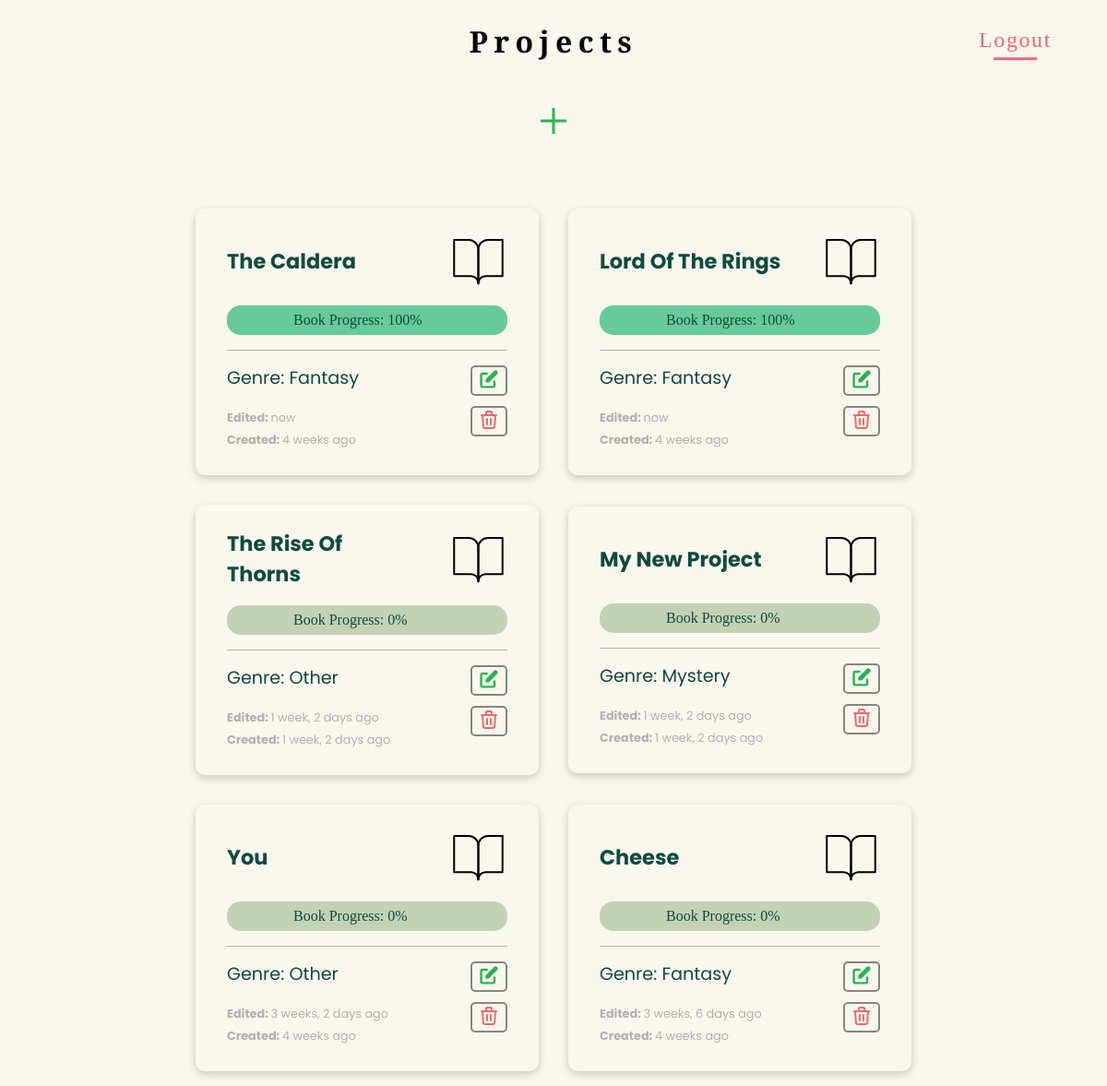
The app's page / (signed in), older data.
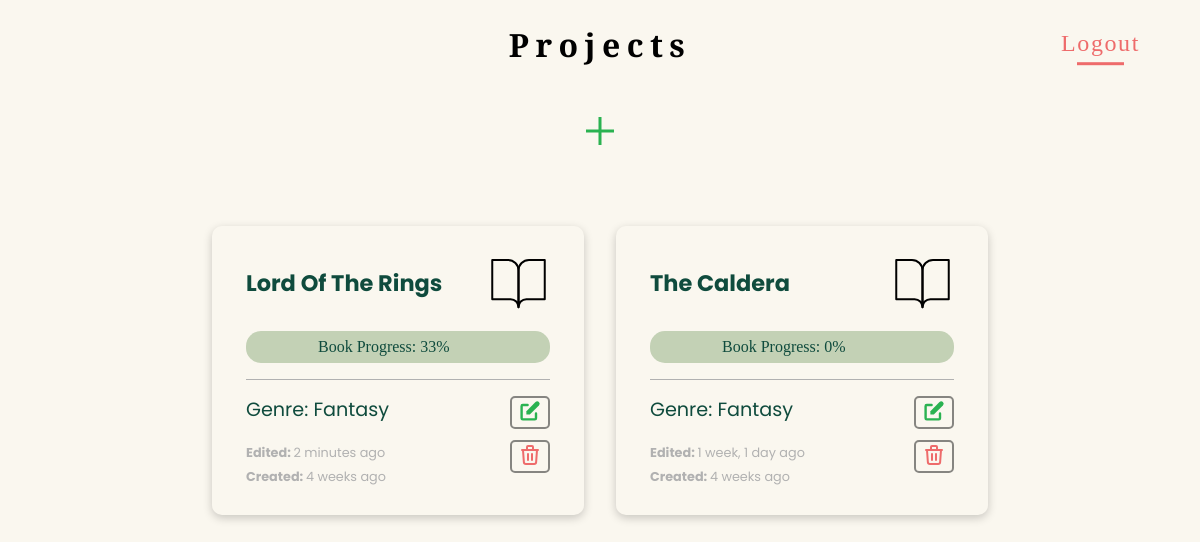
The same page, newer data.
### writeoff/models.py (models this page shows, shortened)
class Project(models.Model):
    author = models.ForeignKey(
        User, on_delete=models.CASCADE, related_name="creator")
    title = models.CharField(max_length=60)
    slug = models.SlugField(unique=True, blank=True, null=True)
    genre = models.ForeignKey(
        Genre, on_delete=models.CASCADE, related_name="project")
    content = models.TextField(blank=True)
    created = models.DateTimeField(auto_now_add=True)
    edited = models.DateTimeField(auto_now=True)
    completed = models.BooleanField(default=False)
    def progress(self):
        try:
            totalEvents = self.timeline.all().count()
            completedEvents = self.timeline.filter(completed=True).count()
            return round((completedEvents/totalEvents)*100)
        except (AttributeError, ZeroDivisionError):
            return 0
    class Meta:
        ordering = ['-edited']

class Genre(models.Model):
    name = models.CharField(max_length=50, blank=True, null=True)
    def __str__(self):
        return self.name
    class Meta:
        ordering = ['name']

### writeoff/views.py (the view, shortened to what this page needs)
# urls.py: path("", views.index, name='index'),
def index(request):
    projects = Project.objects.filter(author=request.user)
    genres = Genre.objects.all()
    for project in projects:
        if project.progress() == 100:
            project.completed = True
            project.save()
        if project.completed == True:
            if project.progress() < 100:
                project.completed = False
                project.save()
    return render(request, "index.html", {
        'form': ProjectForm(),
        'projects': projects,
        'genres': genres
    })

### writeoff/models.py (called while the page is built)
def projectPreSave(sender, instance, *args, **kwargs):
    if instance.slug is None:
        slugifyProjectTitle(instance, save=False)

def projectPostSave(sender, instance, created, *args, **kwargs):
    if created:
        slugifyProjectTitle(instance, save=True)

### writeoff/templates/index.html (shortened to what this page needs)
{% load static %}
{% load humanize %}
<!DOCTYPE html>
<html lang="en">
<head>
    <link href="{% static 'styles.css' %}" rel="stylesheet">
</head>
<body>
    {% block body %}
        <div class="project-container">
            <header class="project-header">
                <div class="project-nav">
                    <div class="project-nav-title">
                        <h1>Projects</h1>
                    </div>
                    <div class="project-nav-logout">
                        <a href="{% url 'logout' %}">Logout</a>
                    </div>
                </div>
                <div class="project-form-container">
                    <div class="project-expand">
                        <button aria-description="Add a project" class="add-project"><svg xmlns="http://www.w3.org/2000/svg" height="48" width="48">
                            <path d="M22.5 38V25.5H10v-3h12.5V10h3v12.5H38v3H25.5V38Z" />
                        </svg></button>
                    </div>
                </div>
            </header>
            <div class="card-container">
                {% for project in projects %}
                    <a href="{% url 'overview' project.slug %}">
                        <div class="project-card" data-title="{{ project.title }}" data-genre="{{ project.genre }}" data-slug="{{ project.slug }}" data-id="{{ project.id }}">
                            <div class="card-title">
                                <h3 class="project-title">{{ project.title|title }}</h3>
                                <img src="{% static 'assets/book-open.svg'%}" alt="open book icon">
                            </div>
                            <div class="progress-wrapper">
                                <div class="progress-pill">
                                    <div class="progress-bar"></div>
                                    <label for="book-progress">Book Progress: {{ project.progress }}%</label>
                                </div>
                            </div>
                            <div class="card-bottom">
                                <div class="card-content">
                                    <p>Genre: {{ project.genre }}</p>
                                    <p id="stats-sm"><strong>Edited: </strong>{{ project.edited|naturaltime }}</p>
                                    <p id="stats-sm"><strong>Created: </strong>{{ project.created|naturaltime }}</p>
                                </div>
                                <div class="card-buttons">
                                    <button id="edit-project-btn" class="btn">
                                    </button>
                                    <button id="delete-project-btn" class="btn">
                                    </button>
                                </div>
                            </div>
                        </div>
                    </a>
                {% endfor %}
            </div>
        </div>
    {% endblock %}
</body>
</html>

Row changes from the older to the newer data that the page shows:
removed Project: title "The Rise Of Thorns", progress "0", genre "Other", edited "1 week, 2 days ago", created "1 week, 2 days ago"
removed Project: title "My New Project", progress "0", genre "Mystery", edited "1 week, 2 days ago", created "1 week, 2 days ago"
removed Project: title "You", progress "0", genre "Other", edited "3 weeks, 2 days ago", created "4 weeks ago"
removed Project: title "Cheese", progress "0", genre "Fantasy", edited "3 weeks, 6 days ago", created "4 weeks ago"
changed Project "Lord Of The Rings": progress "100" → "33"; edited "now" → "2 minutes ago"; moves up the list
changed Project "The Caldera": progress "100" → "0"; edited "now" → "1 week, 1 day ago"
